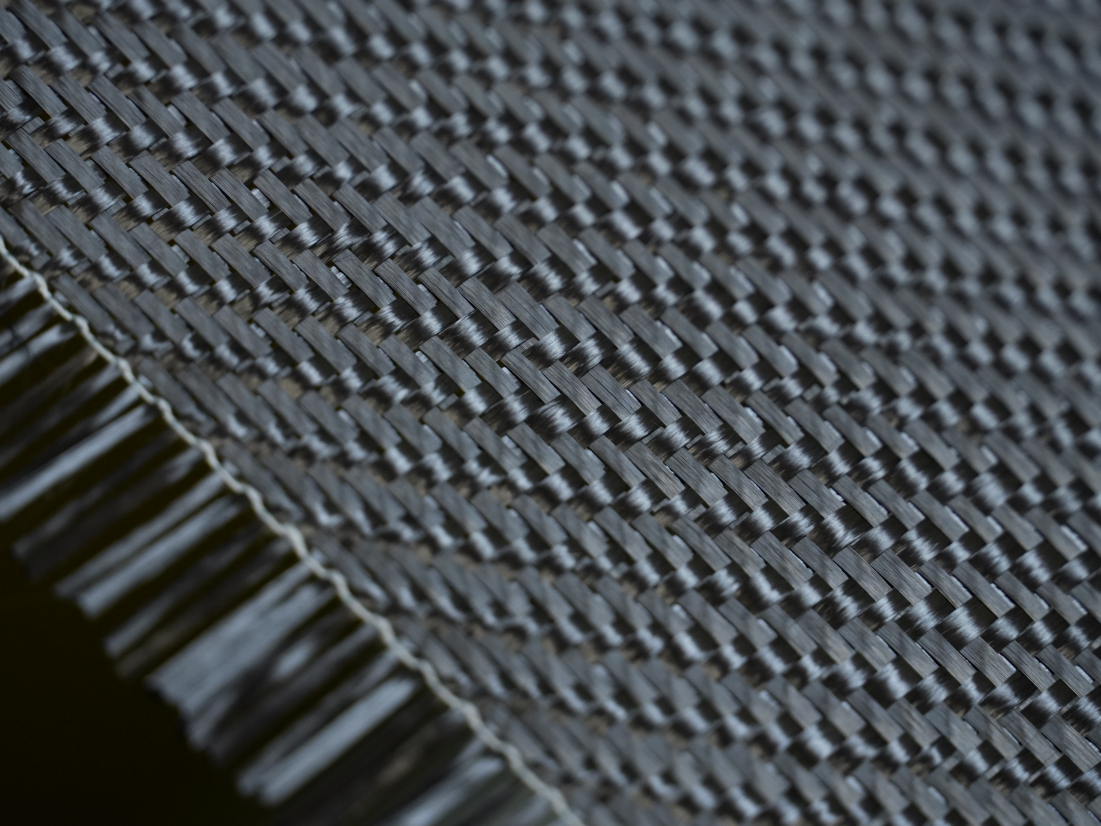
#> input picture tools/iconpack/textures/carbon_fiber_weave_woven.jpg, 5504 x 4128 px, found by its file name (shown at 1/5 size)
$ python make_device.py
#> lines starting #> are read from the running program, lines starting #| are printed output that depends on the picture; after the words box and inside, x2 and y2 are one past the last pixel; in counts of white or black regions, pixels touching at a corner belong together
# Generates the rally-computer device body textures (rb_device0..N.tga) from
# REAL material photos (carbon-fibre weave, brushed aluminium, knurled metal —
# CC-licensed, in tools/iconpack/textures/) so every model looks like an actual
# device: the photo texture is modulated to the model's colour, then lit with a
# top-down gradient + bevel + recessed LCD/screen shadows. Layout (LCD windows,
# screen hole, buttons) is unchanged so drawDevice's fractions still line up.
import numpy as np, os, struct
from PIL import Image, ImageDraw, ImageFont, ImageOps, ImageFilter
HERE = r'D:\BikesRoadbook\tools\iconpack'
OUT  = os.path.join(HERE, 'device'); os.makedirs(OUT, exist_ok=True)
ICONS = r'D:\BikesRoadbook\data\icons'
TEX  = os.path.join(HERE, 'textures')

def F(sz, bold=True):
#> called with sz = 16, bold = False
    for p in (r'C:\Windows\Fonts\consolab.ttf' if bold else r'C:\Windows\Fonts\consola.ttf',):
        try: return ImageFont.truetype(p, sz)
        except Exception: pass
    return ImageFont.load_default()
f_sm, f_xs = F(16, False), F(12)

W, H = 320, 950
# shared layout (px) — must match drawDevice fractions in roadbook_renderer.cpp
LCD_L = (18, 34, 152, 110); LCD_R = (170, 34, 303, 110)
BEZEL = (13, 162, 307, 864); HOLE = (20, 169, 300, 857); FOOT_Y = 898

# ---- real material textures (luminance), fit to the body; None => procedural ----
def tex_L(name):
#> called with name = 'carbon_fiber_weave_woven.jpg'
    p = os.path.join(TEX, name)
    if not os.path.exists(p) or os.path.getsize(p) == 0: return None
    return ImageOps.fit(Image.open(p).convert('L'), (W, H), Image.LANCZOS)
CARBON = tex_L('carbon_fiber_weave_woven.jpg') or tex_L('carbon_fiber_weave_manchester.jpg')
BRUSH  = tex_L('brushed_aluminium.jpg')
#> call 2 of tex_L, with name = 'brushed_aluminium.jpg'
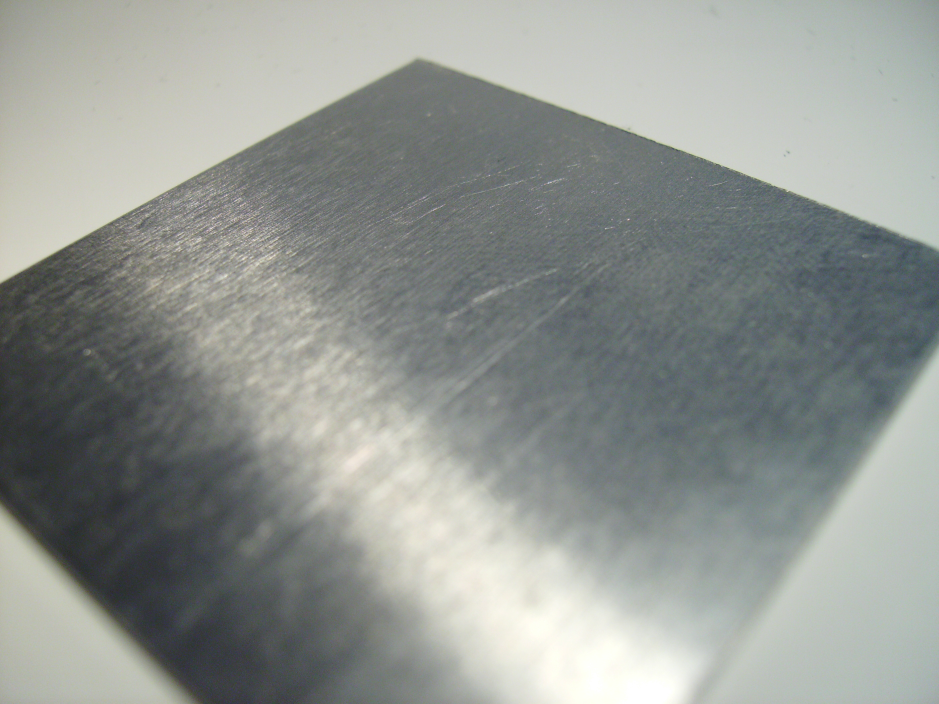
#> input picture tools/iconpack/textures/brushed_aluminium.jpg, 2816 x 2112 px, found by its file name (shown at 1/3 size)
#> in build, `body = Image.new('RGBA', (W, H), (0, 0, 0, 0))`: body: PIL image 320x950 RGBA; every value is 0
#> in build, `mask = Image.new('L', (W, H), 0)`: mask: PIL image 320x950 L; every value is 0
#> in build, `ImageDraw.Draw(mask).rounded_rectangle([0, 0, W - 1, H - 1], radius=30`:
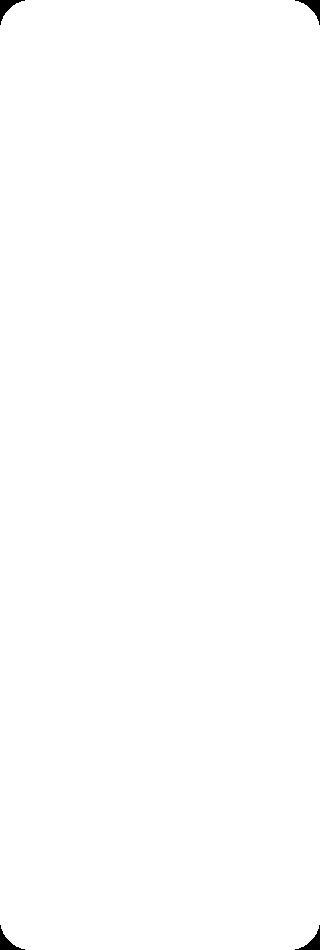
#> mask: PIL image 320x950 L; 99.7% white; 4 black regions, box (x1, y1, x2, y2) and area: (0, 0, 25, 25) 203, (295, 0, 320, 25) 203, (0, 925, 25, 950) 203, (295, 925, 320, 950) 203
def knurl_patch(w, h):
    p = os.path.join(TEX, 'knurled_metal_closeup.jpg')
    if not os.path.exists(p) or os.path.getsize(p) == 0: return None
    return ImageOps.fit(Image.open(p).convert('L'), (max(1, int(w)), max(1, int(h))), Image.LANCZOS)

# models: name, base rgb, bevel, screw, lcd-window bg, bezel, screen bg, label,
# brand text, weave(=carbon, else brushed), optional knobs(=roadbook holder)
MODELS = [
    dict(name='Carbon',  base=(34,37,42),   bevel=(86,90,98),  screw=(60,63,70),  lcdwin=(8,7,6),    bezel=(52,55,62),  screen=(18,19,23), label=(150,156,166), brand='RALLYBOOK', weave=True),
    dict(name='Tablet',  base=(40,43,49),   bevel=(120,126,135),screw=(70,74,82), lcdwin=(14,16,22), bezel=(28,30,36),  screen=(20,22,28), label=(150,200,235), brand='NAV-PAD',  weave=False),
    dict(name='Classic', base=(96,86,64),   bevel=(150,138,108),screw=(160,148,120),lcdwin=(12,16,8), bezel=(112,102,78),screen=(22,24,16), label=(196,184,140),brand='ICO 2000', weave=False),
    dict(name='Stealth', base=(20,20,23),   bevel=(54,54,60),  screw=(40,40,45),  lcdwin=(8,6,6),    bezel=(36,36,40),  screen=(13,13,15), label=(130,130,138), brand='STEALTH',  weave=True),
    dict(name='Desert',  base=(168,134,86), bevel=(210,180,124),screw=(132,108,70),lcdwin=(14,10,4),  bezel=(132,106,64),screen=(28,24,16), label=(80,62,36),    brand='DAKAR',    weave=False),
    dict(name='Night',   base=(22,30,50),   bevel=(58,74,116), screw=(46,58,90),  lcdwin=(6,8,14),   bezel=(44,58,92),  screen=(12,16,26), label=(120,150,200), brand='NIGHT',    weave=True),
    dict(name='Retro',   base=(40,48,36),   bevel=(86,104,74), screw=(78,94,66),  lcdwin=(6,12,6),   bezel=(66,82,56),  screen=(16,24,14), label=(140,180,120), brand='RETRO',    weave=False),
    dict(name='Enduro',  base=(40,30,22),   bevel=(255,128,34),screw=(132,98,64), lcdwin=(12,8,4),   bezel=(232,112,30),screen=(24,18,12), label=(248,150,64),  brand='ENDURO',   weave=True),
    dict(name='Titanium',base=(126,130,138),bevel=(196,200,206),screw=(150,154,162),lcdwin=(16,18,22),bezel=(146,150,158),screen=(28,30,34),label=(70,74,82),    brand='TITAN',    weave=False),
    dict(name='Forest',  base=(28,44,32),   bevel=(74,118,80), screw=(60,96,64),  lcdwin=(6,12,8),   bezel=(60,98,66),  screen=(16,26,18), label=(130,184,134), brand='TRAIL',    weave=True),
    dict(name='Crimson', base=(46,24,26),   bevel=(214,62,58), screw=(132,54,52), lcdwin=(14,6,6),   bezel=(190,56,52), screen=(26,16,16), label=(232,118,114), brand='ROSSO',    weave=True),
    dict(name='Ocean',   base=(18,40,54),   bevel=(48,128,170),screw=(44,98,128), lcdwin=(6,12,16),  bezel=(44,116,158),screen=(14,26,32), label=(120,180,212), brand='MARINE',   weave=False),
    dict(name='Sandstone',base=(182,160,126),bevel=(220,200,160),screw=(150,132,102),lcdwin=(16,12,6),bezel=(160,140,106),screen=(30,26,18),label=(96,80,54),    brand='SAHARA',   weave=False),
    dict(name='Mono',    base=(30,30,33),   bevel=(214,216,220),screw=(160,162,166),lcdwin=(10,10,12),bezel=(206,208,212),screen=(18,18,20),label=(170,172,176),brand='MONO',     weave=False),
    dict(name='Gold',    base=(34,30,22),   bevel=(224,182,82),screw=(160,128,54), lcdwin=(14,12,6),  bezel=(206,166,72),screen=(22,20,14), label=(226,188,96),  brand='PRESTIGE', weave=True),
    dict(name='Ranger',  base=(52,50,36),   bevel=(212,160,48),screw=(132,108,60),lcdwin=(12,12,6),   bezel=(160,128,48),screen=(24,24,16), label=(206,186,96),  brand='RANGER',   weave=False),
    dict(name='Ice',     base=(150,168,184),bevel=(224,236,246),screw=(176,190,204),lcdwin=(16,20,26),bezel=(168,184,200),screen=(26,30,36),label=(70,92,112),   brand='ARCTIC',   weave=False),
    dict(name='Copper',  base=(72,46,34),   bevel=(208,126,80), screw=(150,94,58), lcdwin=(14,8,4),   bezel=(188,114,70),screen=(26,18,14), label=(220,142,92),  brand='CUPRA',    weave=True),
    dict(name='Lime',    base=(30,36,26),   bevel=(160,224,56), screw=(80,100,46), lcdwin=(8,12,4),   bezel=(128,186,46),screen=(16,22,14), label=(172,224,80),  brand='VOLT',     weave=True),
    dict(name='Navy',    base=(18,26,46),   bevel=(56,78,134),  screw=(48,64,108), lcdwin=(6,8,16),   bezel=(50,72,124), screen=(12,16,28), label=(128,150,210), brand='ADMIRAL',  weave=False),
    # faithful real rally-computer replicas (roadbook holder with wind-knobs / modern)
    dict(name='RaidNav', base=(46,48,52),   bevel=(104,108,114),screw=(160,128,64),lcdwin=(14,10,4),  bezel=(76,80,86),  screen=(22,18,12), label=(206,160,76),  brand='RAID-NAV', weave=False, knobs=True),
    dict(name='Tripmaster',base=(24,24,27), bevel=(70,70,75),  screw=(118,96,54), lcdwin=(16,11,3),   bezel=(54,54,58),  screen=(24,20,12), label=(220,168,76),  brand='TRIPMASTER',weave=False, knobs=True),
    dict(name='RallyeF2', base=(26,26,30),  bevel=(216,64,58), screw=(132,54,50),  lcdwin=(12,10,12), bezel=(188,58,54), screen=(16,16,20), label=(232,118,114), brand='RALLYE F2',weave=True),
]
LCDCOL = [(255,176,40),(95,195,255),(120,230,95),(255,84,74),(255,176,40),(110,200,255),(130,235,110),(255,240,235),
          (180,220,255),(130,235,110),(255,90,80),(95,200,255),(255,186,60),(240,242,245),(255,200,90),(140,235,110),
          (200,225,255),(255,176,60),(160,235,70),(95,200,255),(255,176,40),(255,186,60),(255,120,90)]

# top-down light gradient + soft corner vignette (shared) — gives the body depth
yy, xx = np.mgrid[0:H, 0:W].astype(np.float32)
GRAD = (1.16 - 0.34 * (yy / H))                                   # brighter at top
vig = 1.0 - 0.5 * (((xx - W/2)/(W/2))**2 + ((yy - H/2)/(H/2))**2)  # darker corners
LIGHT = (GRAD * np.clip(0.78 + 0.30*vig, 0.7, 1.06))[..., None]

def textured_base(m):
    src = CARBON if m['weave'] else BRUSH
    if src is not None:
        L = np.asarray(src, np.float32) / 255.0
        L = np.clip((L - L.mean()) * 1.35 + 0.5, 0.0, 1.0)        # contrast around mean
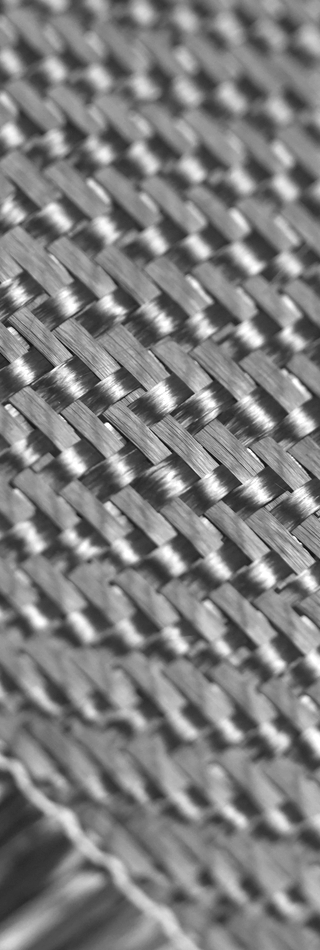
#> L: shape (950, 320) float32; min 0.0665, max 1, mean 0.5
        fac = (0.46 + 0.92 * L)[..., None]                       # modulation 0.46..1.38
    else:
        fac = np.ones((H, W, 1), np.float32)
    arr = np.array(m['base'], np.float32)[None, None, :] * fac * LIGHT
    return Image.fromarray(np.clip(arr, 0, 255).astype(np.uint8), 'RGB')
#> returned value: PIL image 320x950 RGB

def build(m):
    body = Image.new('RGBA', (W, H), (0, 0, 0, 0))
    mask = Image.new('L', (W, H), 0); ImageDraw.Draw(mask).rounded_rectangle([0, 0, W-1, H-1], radius=30, fill=255)
    body.paste(textured_base(m).convert('RGBA'), (0, 0), mask)
    d = ImageDraw.Draw(body, 'RGBA')
    # bevel: bright top-left edge, dark inner line
    d.rounded_rectangle([1, 1, W-2, H-2], radius=30, outline=m['bevel'] + (255,), width=3)
    d.rounded_rectangle([5, 5, W-6, H-6], radius=26, outline=(8, 9, 11, 150), width=1)
    d.line([10, 8, W-10, 8], fill=tuple(min(255, c+50) for c in m['bevel']) + (170,), width=1)  # top glint
    # corner screws (knurled metal)
    kn = knurl_patch(18, 18)
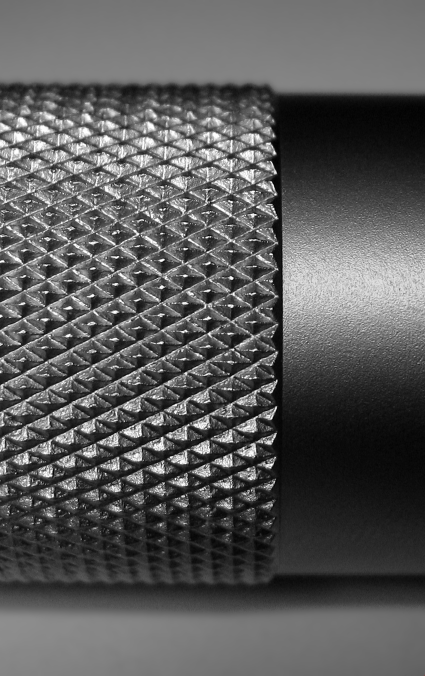
#> input picture tools/iconpack/textures/knurled_metal_closeup.jpg, 850 x 1352 px, found by its file name (shown at 1/2 size)
    for sx, sy in [(24, 24), (W-24, 24), (24, H-24), (W-24, H-24)]:
        if kn is not None:
            sc = Image.new('RGBA', (18, 18), (0,0,0,0)); cm = Image.new('L', (18,18), 0)
            ImageDraw.Draw(cm).ellipse([0,0,17,17], fill=255)
            tint = np.array(m['screw'], np.float32)[None,None,:]*(np.asarray(kn,np.float32)/180.0)[...,None]
            sc.paste(Image.fromarray(np.clip(tint,0,255).astype(np.uint8),'RGB').convert('RGBA'),(0,0),cm)
            body.paste(sc, (sx-9, sy-9), sc)
            d.ellipse([sx-9, sy-9, sx+9, sy+9], outline=(14,15,18,220), width=1)
        else:
            d.ellipse([sx-8, sy-8, sx+8, sy+8], fill=m['screw'], outline=(18,19,22))
        d.line([sx-4, sy-1, sx+4, sy-1], fill=(18, 19, 22, 220), width=2)
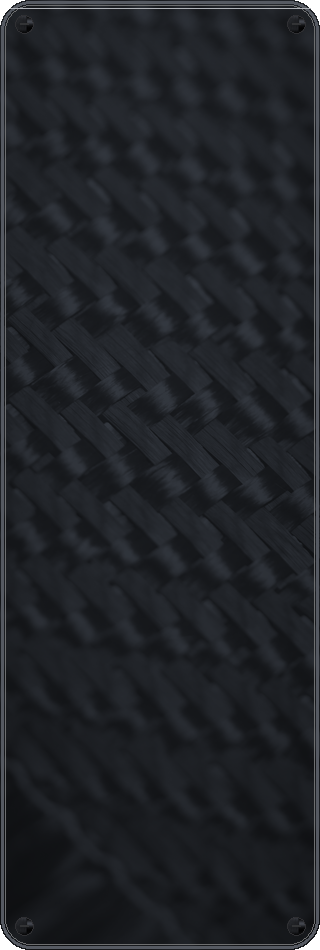
#> body: PIL image 320x950 RGBA; mean R, G, B, A 31.2, 33.9, 38.4, 253.4; transparent parts drawn white
#> cm: PIL image 18x18 L; 79% white; 4 black regions (4 under 20 px)
    if m.get('knobs'):   # knurled wind-knobs + centre mount tab of a roadbook holder
        for kx in (50, W-50-50):
            kp = knurl_patch(50, 22)
            if kp is not None:
                tint = np.array(tuple(min(255,c+34) for c in m['base']),np.float32)[None,None,:]*(np.asarray(kp,np.float32)/170.0)[...,None]
                body.paste(Image.fromarray(np.clip(tint,0,255).astype(np.uint8),'RGB'), (kx, 6))
            d.rounded_rectangle([kx, 6, kx+50, 28], radius=7, outline=(10,11,13,255), width=2)
            d.line([kx+4, 9, kx+46, 9], fill=tuple(min(255,c+70) for c in m['base'])+(200,), width=1)
        d.rounded_rectangle([W//2-18, 3, W//2+18, 18], radius=4, fill=m['bevel'], outline=(10,11,13))
    # recessed LCD windows
    for box, lab in [(LCD_L, 'TOTAL  km'), (LCD_R, 'SPEED  km/h')]:
        d.rounded_rectangle(box, radius=9, fill=m['lcdwin'])
        d.rounded_rectangle([box[0], box[1], box[2], box[1]+14], radius=9, fill=tuple(min(255,c+16) for c in m['lcdwin']))  # top sheen
        d.rounded_rectangle(box, radius=9, outline=(2, 2, 2, 255), width=2)
        d.text((box[0]+4, box[1]-15), lab, font=f_xs, fill=m['label'])
    d.line([16, 127, 304, 127], fill=(8, 9, 11, 200), width=1)
    for lx, lab in [(16, 'NEXT'), (120, 'HDG'), (214, 'CAP')]:
        d.text((lx, 134), lab, font=f_xs, fill=m['label'])
    # screen: metallic bezel + recessed dark glass + inner shadow toward the hole
    d.rounded_rectangle(BEZEL, radius=12, fill=m['screen'])
    d.rounded_rectangle(BEZEL, radius=12, outline=m['bezel'], width=3)
    inner = Image.new('RGBA', (W, H), (0, 0, 0, 0)); di = ImageDraw.Draw(inner)
    for k, a in [(0, 150), (3, 90), (6, 45)]:
        di.rounded_rectangle([HOLE[0]-k, HOLE[1]-k, HOLE[2]+k, HOLE[3]+k], radius=8, outline=(0,0,0,a), width=2)
    body.alpha_composite(inner.filter(ImageFilter.GaussianBlur(1.2)))
    d.rounded_rectangle(HOLE, radius=8, outline=(0, 0, 0, 255), width=3)
    # glossy footer buttons
    for i, (col, lab) in enumerate([((214,52,46), 'F6'), ((72,184,92), 'F7'), ((60,124,214), 'F9')]):
        bx = 22 + i*40
        d.ellipse([bx, FOOT_Y, bx+24, FOOT_Y+24], fill=col, outline=(8, 9, 11, 255))
        d.ellipse([bx+5, FOOT_Y+4, bx+15, FOOT_Y+11], fill=tuple(min(255,c+70) for c in col)+(150,))  # highlight
        d.text((bx+4, FOOT_Y+26), lab, font=f_xs, fill=m['label'])
    d.text((W-126, FOOT_Y-2), m['brand'], font=f_sm, fill=m['label'])
    # cut the transparent screen hole
    hole = Image.new('L', (W, H), 0); ImageDraw.Draw(hole).rounded_rectangle(HOLE, radius=8, fill=255)
#> after `ImageDraw.Draw(hole).rounded_rectangle(HOLE, radius=8, fill=255)`: hole: PIL image 320x950 L; 63.7% white; 1 black region, box (x1, y1, x2, y2) and area: (0, 0, 320, 950) 110459
    r, g, b, a = body.split(); a = Image.composite(Image.new('L', (W, H), 0), a, hole)
#> after `a = Image.composite(Image.new('L', (W, H), 0), a, hole)`:
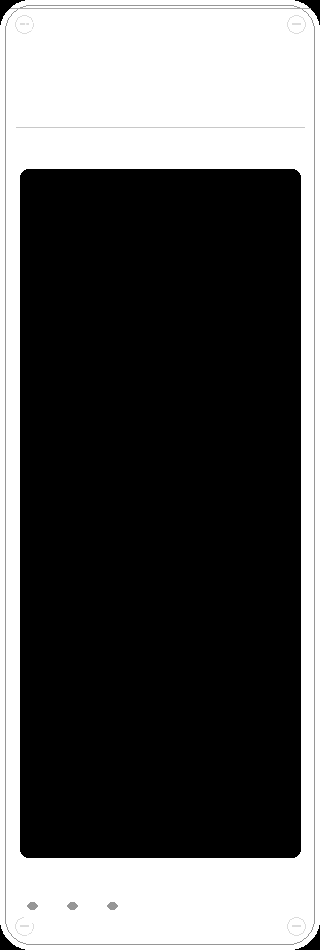
#> a: PIL image 320x950 L; min 0, max 255, mean 90.9
    return Image.merge('RGBA', (r, g, b, a))
#> returned value: PIL image 320x950 RGBA

def to_tga(img, path):
    arr = np.array(img.convert('RGBA'))[::-1]; h, w = arr.shape[:2]
#> after `arr = np.array(img.convert('RGBA'))[::-1]`:
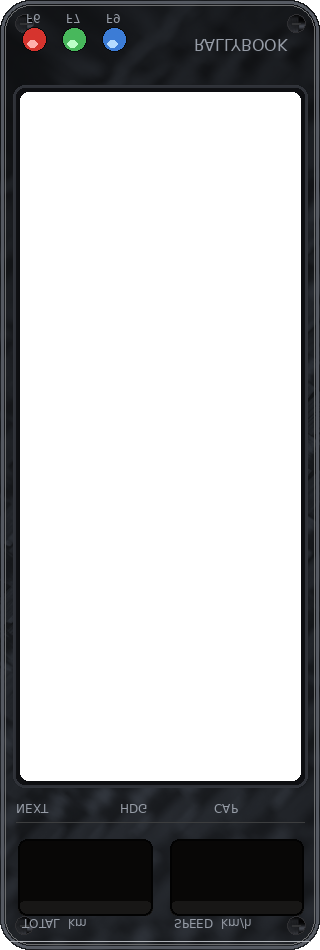
#> arr: shape (950, 320, 4); mean R, G, B, A 22.1, 23.4, 27.1, 90.9; transparent parts drawn white
#> after `h, w = arr.shape[:2]`: h = 950; w = 320
    hdr = bytes([0,0,2,0,0,0,0,0,0,0,0,0]) + struct.pack('<HH', w, h) + bytes([32, 0x08])
    open(path, 'wb').write(hdr + arr[:, :, [2,1,0,3]].astype(np.uint8).tobytes())

bodies = []
for i, m in enumerate(MODELS):
    body = build(m); bodies.append(body)
    to_tga(body, os.path.join(ICONS, f'rb_device{i}.tga'))

# preview sheet: all models with sample digits
sheet = Image.new('RGB', (len(MODELS) * 150 + 20, 500), (40, 44, 52)); sd = ImageDraw.Draw(sheet)
for i, (m, body) in enumerate(zip(MODELS, bodies)):
    th = body.resize((140, int(140 * H / W)))
    bg = Image.new('RGBA', th.size, (m['screen'][0], m['screen'][1], m['screen'][2], 255)); bg.alpha_composite(th)
    sc = 140 / W; dd = ImageDraw.Draw(bg); lc = LCDCOL[i]
    dd.text((int(80*sc), int(60*sc)), '12.34', font=F(int(34*sc)), fill=lc)
    dd.text((int(196*sc), int(60*sc)), '108', font=F(int(34*sc)), fill=lc)
    sheet.paste(bg, (10 + i*150, 6)); sd.text((14 + i*150, 478), m['name'], fill=(225,225,225))
sheet.save(os.path.join(OUT, 'models_sheet.png'))
print('wrote', len(MODELS), 'device models (real-texture):', ', '.join(m['name'] for m in MODELS))
